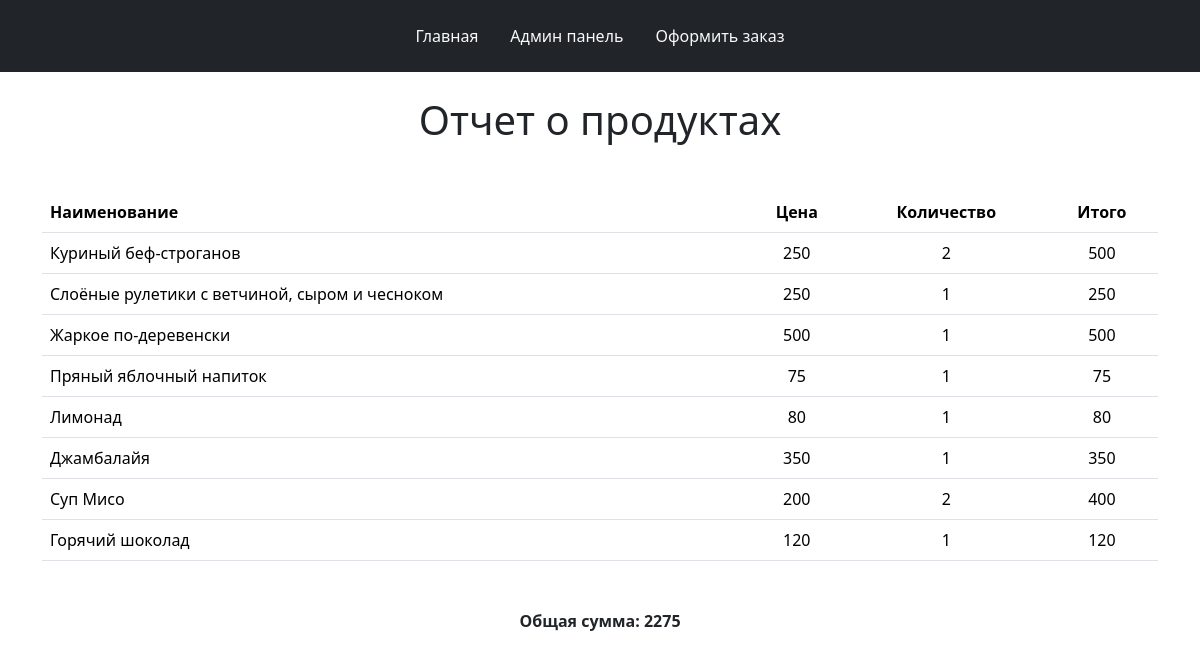
/report/2023-10-10, run on the app's committed database.
### corporate_food/models.py (models this page shows, shortened)
class Dish(models.Model):
    name = models.CharField(max_length=128)
    composition = models.TextField(max_length=512)
    price = models.IntegerField()
    type_of_dish = models.CharField(max_length=30, choices=type_dish)
    calories = models.IntegerField()
    class Meta:
        verbose_name = 'Блюдо'
        verbose_name_plural = 'Блюда'

### corporate_food/views.py (the view)
# urls.py: path('report/<date>', view=views.report, name='report'),
def report(request, date):
    orders = Order.objects.filter(date=date)
    order_dishes=[]
    total_sum = 0
    for order in orders:
        dish = Order_Dish.objects.filter(order = order)
        for item in dish:
            total_sum += item.dish.price
            dishs = {
                'name': item.dish.name,
                'price': item.dish.price,
                'count': 1,
                }
            order_dishes.append(dishs)
    result_dict = {}
    for item in order_dishes:
        name = item['name']
        if name in result_dict:
            result_dict[name]['count'] += item['count']
        else:
            result_dict[name] = item
    result_list = list(result_dict.values())
    context = {
        'report': result_list,
        'total': total_sum,
    }
    return render(request, 'corporate_food/report.html', context)

### corporate_food/templates/corporate_food/report.html
{% extends 'corporate_food/base.html' %}
{% load static %}{% load mathfilters %}
{% block content %}
    <div class="container">
        <h1 class="text-center mt-4 mb-5">Отчет о продуктах</h1>
        <table class="table">
            <thead>
                <tr>
                    <th>Наименование</th>
                    <th class="text-center">Цена</th>
                    <th class="text-center">Количество</th>
                    <th class="text-center">Итого</th>
                </tr>
            </thead>
            <tbody>
                {% for items in report %}
                    <tr>
                        <td>{{ items.name }}</td>
                        <td class="text-center">{{ items.price }}</td>
                        <td class="text-center">{{ items.count }}</td>
                        <td class="text-center">{{ items.count|mul:items.price }}</td>
                    </tr>
                {% endfor %}
            </tbody>
        </table>
        <div class="text-center mt-5">
            <strong>Общая сумма: {{ total }}</strong>
        </div>
    </div>
{% endblock %}

### data on the page
Dish: name "Куриный беф-строганов"
Dish: name "Слоёные рулетики с ветчиной, сыром и чесноком"
Dish: name "Жаркое по-деревенски"
Dish: name "Пряный яблочный напиток"
Dish: name "Лимонад"
Dish: name "Джамбалайя"
Dish: name "Суп Мисо"
Dish: name "Горячий шоколад"

### other printed values
{{ items.price }} "250" "250" "500" "75" "80" "350" "200" "120"
{{ items.count }} "2" "1" "1" "1" "1" "1" "2" "1"
{{ items.count|mul:items.price }} "500" "250" "500" "75" "80" "350" "400" "120"
{{ total }} "2275"
